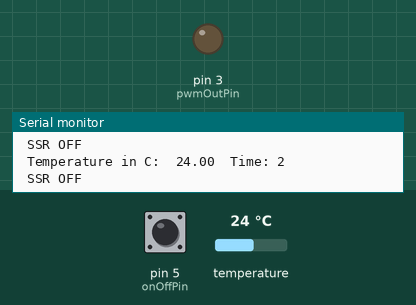
Recording of a sketch running on a simulated Arduino Uno, built with avr-gcc and run on an emulated ATmega328P. On the bench: output pins drawn as LEDs (lit = HIGH), the last lines printed to the serial monitor. The test bench sets the inputs (shaded band); at power-on: pin 5 (onOffPin) HIGH, temperature 24 °C.

Above: at 2.9 s.
3.0 s: pin 5 (onOffPin) pulled LOW for 1.7 s
At 5.0 s:
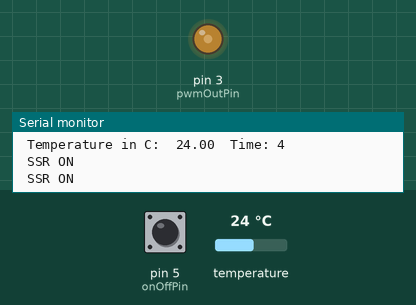
6.7 s: pin 5 (onOffPin) pulled LOW for 3.2 s
At 10.9 s:
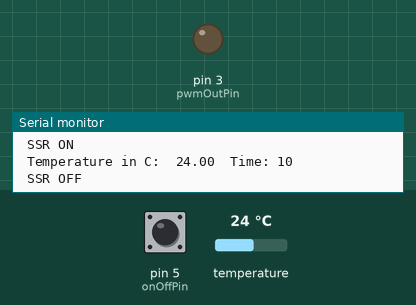
Timing chart, 0 to 12.4 s (numbered marks = the images above; inputs shaded):
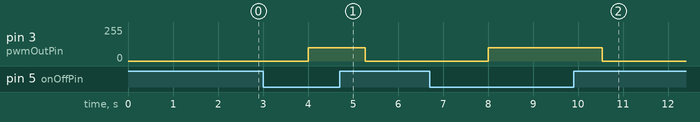

The sketch:

Reflow_Hotplate.ino
```cpp
#include <OneWire.h>
#include <DallasTemperature.h>

#include <math.h>

// Data wire is conntec to the Arduino digital pin 4
//#define ONE_WIRE_BUS A4

//IO Pins
const int analogInPin           = A4;       //NTC Therm. sensor connected to A4 pin
const int pwmOutPin             = 3;        //SSR connected to D3 pin
const int onOffPin              = 5;        //Momentary Switch to start or stop the process
unsigned long myTime;                       //Variable for Time

// Setup a oneWire instance to communicate with any OneWire devices
OneWire oneWire(analogInPin);
// Pass our oneWire reference to Dallas Temperature sensor
DallasTemperature sensors(&oneWire);

//Global Variables

//Functions
double temp_sense();                //Function to measure Temperature in degree C.
int    pid_output();                //Function to calculate the PID value.
double ssr_pwm_out(int xdc); //Function to control the SSR with PWM output, with duty cycle "xdc".

void setup()
{
  Serial.begin(115200);
  pinMode(onOffPin, INPUT_PULLUP);  //INPUT_PULLUP to use inbuilt pullup resisters

  // Start up the library
  sensors.begin();
}

void loop()
{
  double Temp_C = 0;

  Temp_C = temp_one_Wire();
  Serial.print("\n Temperature in C:\t");
  Serial.print(Temp_C);

  Serial.print("\tTime: ");
  myTime = millis();
  Serial.println(myTime/1000); // prints time since program started

//  if(digitalRead(onOffPin) == LOW)  //when D5 connected to GND, process starts
//  {
//    if(Temp_C < 150)
//    {
//      Serial.print("\n SSR ON");
//      ssr_pwm_out(50);
//    }
//    else if(Temp_C >= 150 && Temp_C <= 200)
//    {
//      Serial.print("\n SSR ON");
//      ssr_pwm_out(100);
//    }
//    else if(Temp_C >= 200 && Temp_C <= 250)
//    {
//      Serial.print("\n SSR ON");
//      ssr_pwm_out(150);
//    }
//    else if(Temp_C > 250)
//    {
//      Serial.print("\n SSR OFF");
//      ssr_pwm_out(0);
//    }
//  }
//  else
//  {
//    Serial.print("\n SSR OFF");
//    ssr_pwm_out(0);
//    delay(500);
//  }
    if(digitalRead(onOffPin) == LOW)
    {
        if(Temp_C < 300)
        {
          Serial.print("\n SSR ON");
          ssr_pwm_out(100);
        }Serial.print("\n SSR ON");
        //ssr_pwm_out(100);
    }
    else
    {
      Serial.print("\n SSR OFF");
      ssr_pwm_out(0);
      delay(100);
    }
}

double temp_one_Wire(void)
{
  double CTemp = 0.00;
  // Call sensors.requestTemperatures() to issue a global temperature and Requests to all devices on the bus
  sensors.requestTemperatures();

  //Serial.print("\nCelsius temperature: ");
  // Why "byIndex"? You can have more than one IC on the same bus. 0 refers to the first IC on the wire
  CTemp = sensors.getTempCByIndex(0);
  //Serial.print(CTemp);
  //Serial.print(" - Fahrenheit temperature: ");
  //Serial.println(sensors.getTempFByIndex(0));
  delay(500);
  return CTemp;
}
double temp_sense()
{
//Temperature Sensor Calculation Constants
const double BETA               = 3990.00;   //Beta value of Thermister
const double RESISTOR_ROOM_TEMP = 100000.00; //Thermister Resistance at 25 C
const double ROOM_TEMP          = (273.15 + 27);   //room temperature in Kelvin
const double R_bal              = 1; //100000.00;//100k Balance Resister
const int SAMPLE_NUMBER         = 150;       //Total no. of samples to average

//Temperature Sensor Calculation Variables
long int sensorValue  = 0;
double Vadc           = 0.00;
double Rt             = 0.00;
double KTemp          = 0.00;
double CTemp          = 0.00;
int adcSamples[SAMPLE_NUMBER];

  for(int i=0; i<SAMPLE_NUMBER; i++)
  {
    adcSamples[i]= analogRead(analogInPin);
    delay(10); // interval of fetching data from sensor
    sensorValue += adcSamples[i];
  }
  sensorValue /= SAMPLE_NUMBER;
  //Vadc = (sensorValue * 5.00)/1023;
  Rt   = (((R_bal*1023.00)/sensorValue) - R_bal);
  KTemp = (BETA * ROOM_TEMP)/(BETA+(ROOM_TEMP * log(Rt/ RESISTOR_ROOM_TEMP)));
  CTemp = KTemp - 273.15;
  Serial.print("\n Sensor Value:\t");
  Serial.print(sensorValue); //printing value of sensor on the serial monitor
//  Serial.print("\n ADC Voltage:\t");
//  Serial.print(Vadc); // printing temperature on the serial monitor
//  Serial.print("\n R Thermister:\t");
//  Serial.print(Rt);
//  Serial.print("\n Temperature in K:\t");
//  Serial.print(KTemp);
//  Serial.print("\n Temperature in C:\t");
//  Serial.print(CTemp);
  return CTemp;
}

int pid_output()
{
//PID Constants
int kp = 90;  int ki = 30;  int kd = 80;

//PID Variables

  return 0;
}

double ssr_pwm_out(int xdc)
{
  int value = xdc;
  analogWrite(pwmOutPin, value);  //value can vary from 0 to 255
  //delay(100);

}
```

Measured:
- after the input at 3.0 s, pin 3 (pwmOutPin): 0/255 → 100/255 after 1.0 s, → 0/255 1.3 s later
- after the input at 6.7 s, pin 3 (pwmOutPin): 0/255 → 100/255 after 1.3 s, → 0/255 2.5 s later
